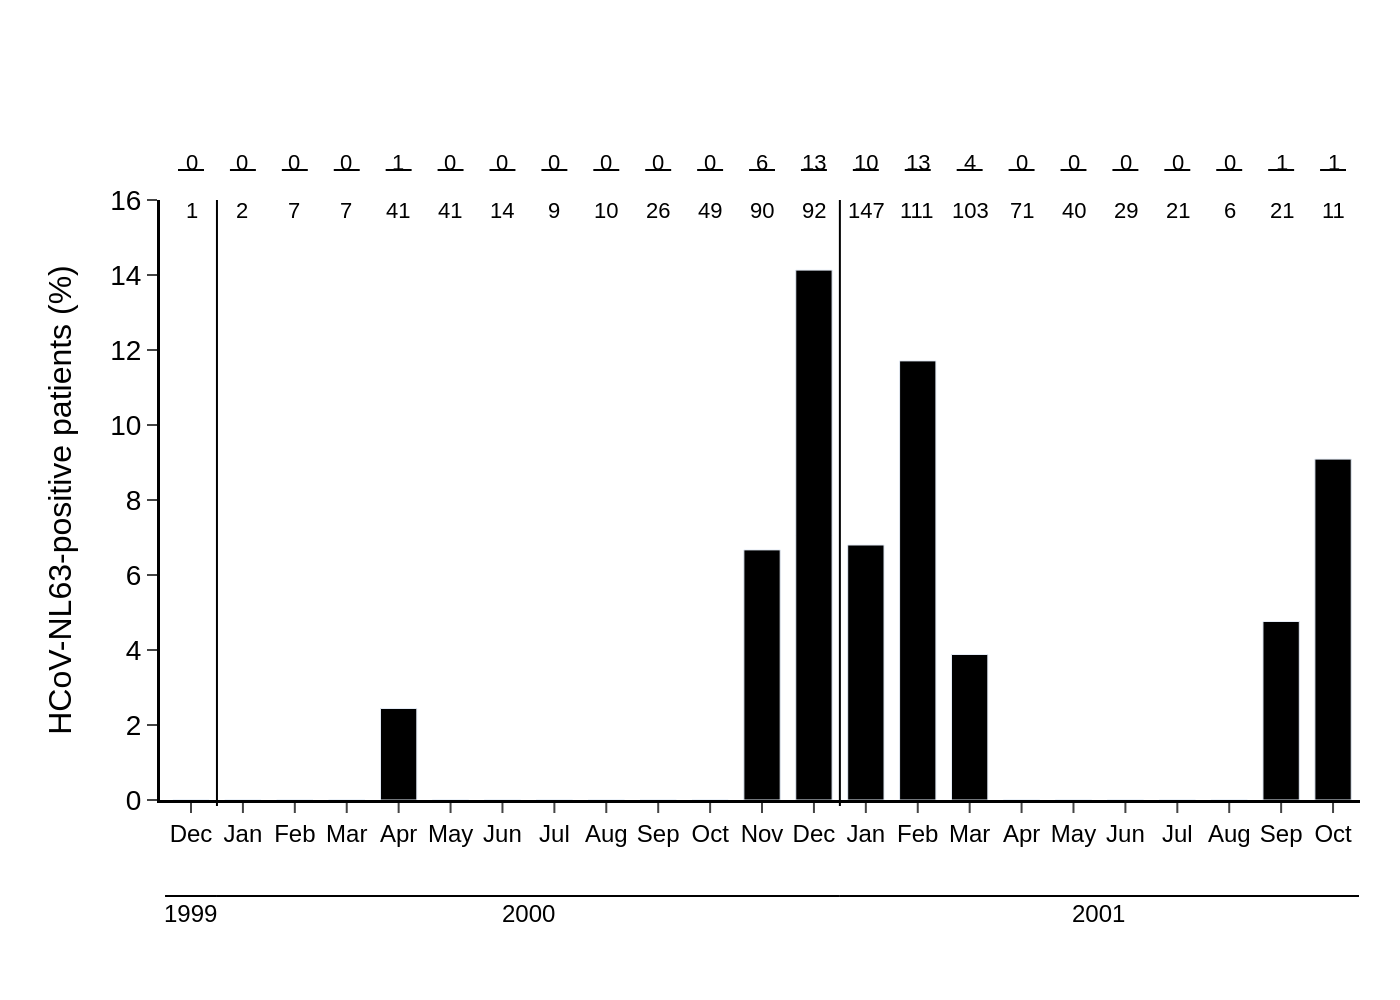

Generate this figure with Python:
import sys
import json
import pathlib
import plotly.graph_objects as go

# --- 1. Load Data ---
if len(sys.argv) != 2:
    print("Usage: python create_chart.py <path_to_json_file>")
    sys.exit(1)

json_path = pathlib.Path(sys.argv[1])
if not json_path.is_file():
    print(f"Error: JSON file not found at '{json_path}'")
    sys.exit(1)

with open(json_path, 'r', encoding='utf-8') as f:
    chart_info = json.load(f)

chart_data = chart_info.get('chart_data', [])
texts = chart_info.get('texts', {})
colors = chart_info.get('colors', [])
output_filename_base = json_path.stem

# --- 2. Prepare Data for Plotting ---
categories = [d['category'] for d in chart_data]
values = [d['value'] for d in chart_data]
numerators = [d['annotation_top_numerator'] for d in chart_data]
denominators = [d['annotation_top_denominator'] for d in chart_data]

# --- 3. Create Figure ---
fig = go.Figure()

# --- 4. Add Bar Trace ---
fig.add_trace(go.Bar(
    x=list(range(len(categories))),
    y=values,
    marker_color=colors[0] if colors else '#000000',
    showlegend=False,
    width=0.7
))

# --- 5. Prepare Layout Elements (Annotations and Shapes) ---
annotations = []
shapes = []

# Top fraction annotations and lines
y_num_paper = 1.09
y_den_paper = 1.01
y_line_paper = 1.05
for i, cat in enumerate(categories):
    annotations.append(go.layout.Annotation(
        x=i, y=y_num_paper, text=numerators[i], xref='x', yref='paper',
        showarrow=False, font=dict(family="Arial", size=11, color='black'),
        align='center'
    ))
    annotations.append(go.layout.Annotation(
        x=i, y=y_den_paper, text=denominators[i], xref='x', yref='paper',
        showarrow=False, font=dict(family="Arial", size=11, color='black'),
        align='center'
    ))
    shapes.append(go.layout.Shape(
        type='line', x0=i - 0.25, y0=y_line_paper, x1=i + 0.25, y1=y_line_paper,
        xref='x', yref='paper', line=dict(color='black', width=1)
    ))

# Bottom year labels and lines
y_year_line_paper = -0.16
y_year_text_paper = -0.22
year_labels = texts.get('x_axis_years', [])
if len(year_labels) == 3:
    # 1999
    annotations.append(go.layout.Annotation(
        x=0, y=y_year_text_paper, text=year_labels[0], xref='x', yref='paper',
        showarrow=False, font=dict(family="Arial", size=12, color='black')
    ))
    shapes.append(go.layout.Shape(
        type='line', x0=-0.5, y0=y_year_line_paper, x1=0.5, y1=y_year_line_paper,
        xref='x', yref='paper', line=dict(color='black', width=1)
    ))
    # 2000
    annotations.append(go.layout.Annotation(
        x=6.5, y=y_year_text_paper, text=year_labels[1], xref='x', yref='paper',
        showarrow=False, font=dict(family="Arial", size=12, color='black')
    ))
    shapes.append(go.layout.Shape(
        type='line', x0=0.5, y0=y_year_line_paper, x1=12.5, y1=y_year_line_paper,
        xref='x', yref='paper', line=dict(color='black', width=1)
    ))
    # 2001
    annotations.append(go.layout.Annotation(
        x=17.5, y=y_year_text_paper, text=year_labels[2], xref='x', yref='paper',
        showarrow=False, font=dict(family="Arial", size=12, color='black')
    ))
    shapes.append(go.layout.Shape(
        type='line', x0=12.5, y0=y_year_line_paper, x1=22.5, y1=y_year_line_paper,
        xref='x', yref='paper', line=dict(color='black', width=1)
    ))

# Vertical separator lines for year groups
shapes.append(go.layout.Shape(
    type='line', x0=0.5, y0=-0.01, x1=0.5, y1=1,
    xref='x', yref='paper', line=dict(color='black', width=1)
))
shapes.append(go.layout.Shape(
    type='line', x0=12.5, y0=-0.01, x1=12.5, y1=1,
    xref='x', yref='paper', line=dict(color='black', width=1)
))

# --- 6. Update Layout and Axes ---
fig.update_layout(
    plot_bgcolor='white',
    paper_bgcolor='white',
    font=dict(family="Arial", size=14, color="black"),
    margin=dict(l=80, r=20, t=100, b=100),
    annotations=annotations,
    shapes=shapes
)

fig.update_xaxes(
    tickvals=list(range(len(categories))),
    ticktext=categories,
    showline=True,
    linewidth=1.5,
    linecolor='black',
    ticks='outside',
    tickfont=dict(size=12)
)

fig.update_yaxes(
    title_text=texts.get('y_axis_title'),
    title_font=dict(size=16),
    range=[0, 16],
    tickvals=[0, 2, 4, 6, 8, 10, 12, 14, 16],
    showline=True,
    linewidth=1.5,
    linecolor='black',
    ticks='outside',
    showgrid=False,
    zeroline=False
)

# --- 7. Output Image ---
output_path = f"{output_filename_base}.png"
fig.write_image(output_path, scale=2)
print(f"Chart saved to '{output_path}'")
